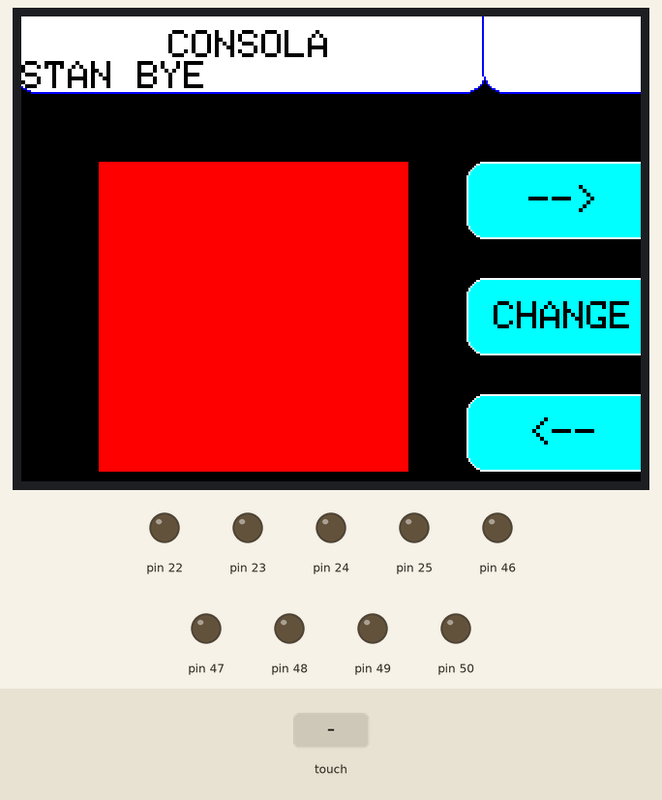
The sketch below on a simulated Arduino Mega 2560, built with avr-gcc and run on an emulated ATmega2560. On the bench: 320×240 colour display, output pins drawn as LEDs (lit = HIGH). Dashed ring = blinking. The inputs (shaded band) are chosen by the test bench. Pins used as bus, display or sensor lines are not drawn; what the sketch prints to the serial monitor is not drawn.

Above: at 7.3 s.
7.4 s: touch panel pressed at 38 % / 10 % of its raw x / y range
At 9.2 s:
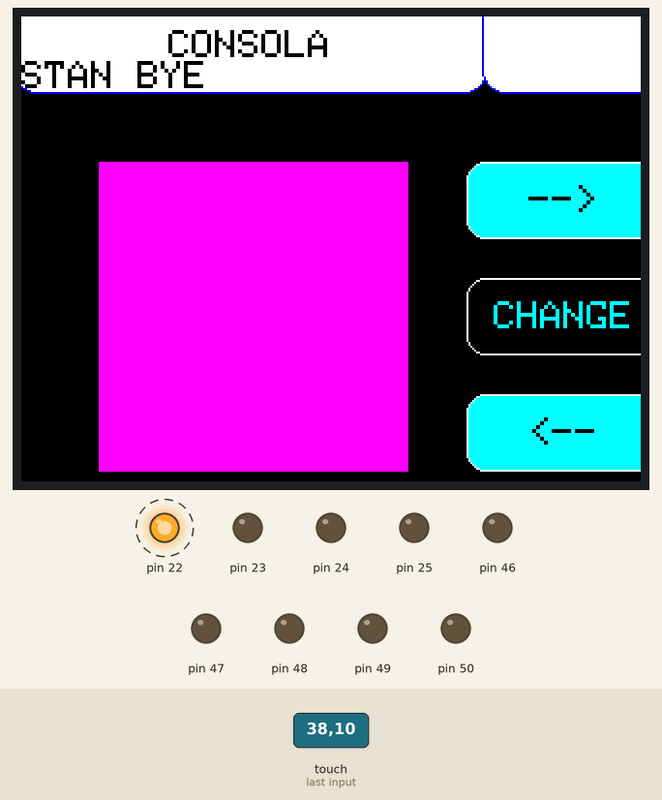
16.4 s: touch panel pressed at 62 % / 10 % of its raw x / y range
At 18.63 s:
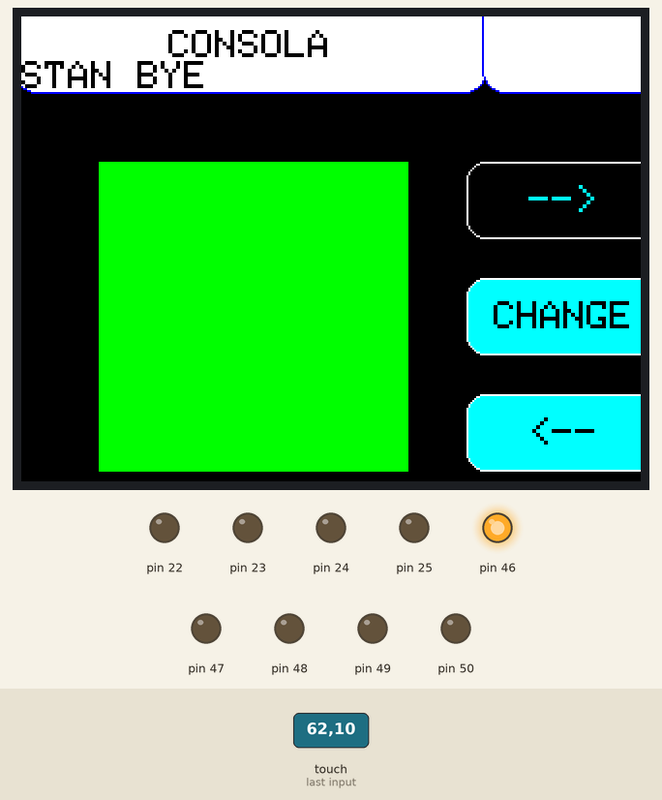
19.4 s: touch panel pressed at 13 % / 10 % of its raw x / y range
At 21.68 s:
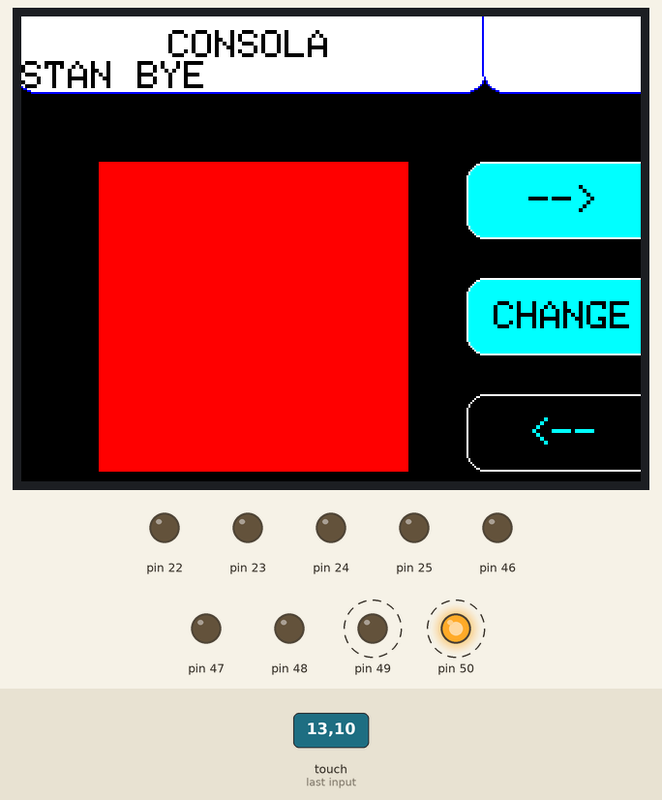
22.4 s: touch panel pressed at 38 % / 10 % of its raw x / y range
At 28.1 s:
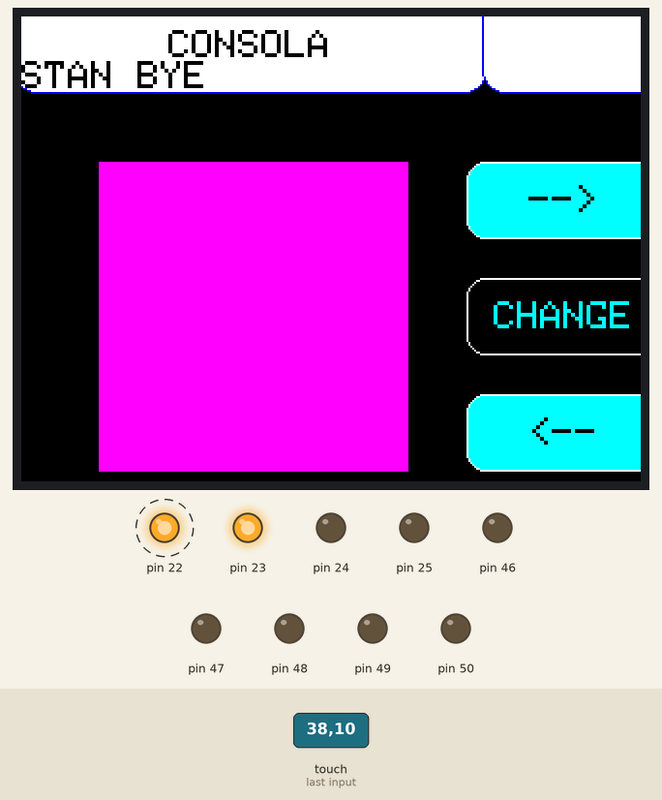
Timing chart, 0 to 36.1 s (numbered marks = the images above; inputs shaded):
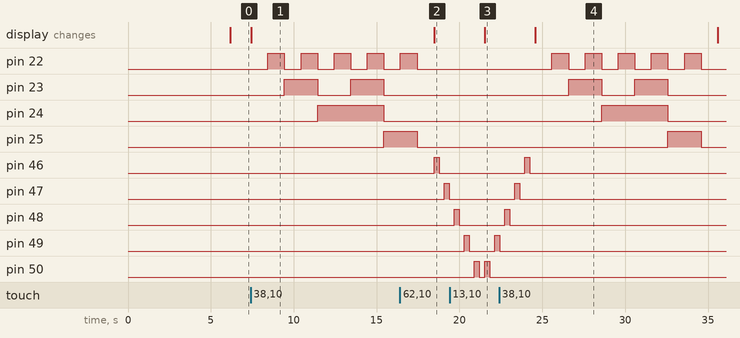

Measured:
- after the input at 7.4 s, pin 22: alternates HIGH for 1.0 s and LOW for 1.0 s, starting after 1.0 s; pin 23: alternates HIGH for 2.0 s and LOW for 2.0 s, starting after 2.0 s; pin 24: LOW → HIGH after 4.0 s, → LOW 4.0 s later; pin 25: LOW → HIGH after 8.0 s; the display: changes at once (image 1)
- after the input at 16.4 s, pin 46: LOW → HIGH after 2.1 s, → LOW 0.30 s later; pin 47: LOW → HIGH after 2.7 s, → LOW 0.30 s later; the display: changes after 2.1 s (image 2)
- after the input at 19.4 s, the display: changes after 2.1 s (image 3)
- after the input at 22.4 s, pin 22: alternates HIGH for 1.0 s and LOW for 1.0 s, 10 changes in all, then stays LOW, starting after 3.2 s; pin 23: alternates HIGH for 2.0 s and LOW for 2.0 s, 4 changes in all, then stays LOW, starting after 4.2 s
- by itself, pin 50: alternates HIGH for 0.30 s and LOW for 0.35 s

The sketch:

Cuatro_Boton.ino
```cpp
// Horientacion Landscape:

#define LCD_CS A3 // Chip Select goes to Analog 3
#define LCD_CD A2 // Command/Data goes to Analog 2
#define LCD_WR A1 // LCD Write goes to Analog 1
#define LCD_RD A0 // LCD Read goes to Analog 0
#define LCD_RESET A4 // Can alternately just connect to Arduino's reset pin

#include <SPI.h>          // f.k. for Arduino-1.5.2
#include <Adafruit_GFX.h>
#include <MCUFRIEND_kbv.h>
MCUFRIEND_kbv tft;
#include <TouchScreen.h>

//Libreria de la hora:
#include <TimeLib.h>

#define MINPRESSURE 200
#define MAXPRESSURE 1000

// Definiciones para el panel táctil y calibración en rotación 1
const int XP = 8, XM = A2, YP = A3, YM = 9; //320x480 ID=0x9486
const int TS_LEFT=966, TS_RT=82, TS_TOP=917, TS_BOT=119; // Ajustados para rotación 1

// Inicialización del touch screen
TouchScreen ts = TouchScreen(XP, YP, XM, YM, 300);

Adafruit_GFX_Button on_btn, off_btn, ch_btn, mas_btn, menos_btn, consola_btn, stanBay_btn;

int pixel_x, pixel_y; // Variables globales actualizadas por Touch_getXY()

int tiempo = 300; //Se agregan leds
int pin;

int numeroDecimal;
int numeroBinario;
int numero_inicial = 0;

// variable de incio del programa
bool inicio = true;

// Función para obtener coordenadas del touch
bool Touch_getXY(void) {
    TSPoint p = ts.getPoint();
    pinMode(YP, OUTPUT); // Restaurar pines compartidos
    pinMode(XM, OUTPUT);
    digitalWrite(YP, HIGH); // Debido a los pines de control del TFT
    digitalWrite(XM, HIGH);

    bool pressed = (p.z > MINPRESSURE && p.z < MAXPRESSURE);
    if (pressed) {
        // Ajustar mapeo para la rotación 1
        pixel_x = map(p.y, TS_TOP, TS_BOT, 0, tft.width());
        pixel_y = map(p.x, TS_LEFT, TS_RT, 0, tft.height());
    }
    return pressed;
}

// Definición de colores
#define BLACK 0x0000
#define BLUE 0x001F
#define RED 0xF800
#define GREEN 0x07E0
#define CYAN 0x07FF
#define MAGENTA 0xF81F
#define YELLOW 0xFFE0
#define WHITE 0xFFFF

void setup(void) {
    Serial.begin(9600);
    uint16_t ID = tft.readID();
    Serial.print("TFT ID = 0x");
    Serial.println(ID, HEX);
    Serial.println("Calibrate for your Touch Panel");
    if (ID == 0xD3D3) ID = 0x9486; // Para shields write-only
    tft.begin(ID);
    tft.setRotation(1); // Cambiar a rotación 1
    imagenInicio(); // Llamada a la imagen de incio
    tft.fillScreen(BLACK);

    // Ajustar coordenadas y tamaños de los botones para rotación 1
    on_btn.initButton(&tft, 280, 95, 100, 40, WHITE, CYAN, BLACK, "-->", 2);
    ch_btn.initButton(&tft, 280, 155, 100, 40, WHITE, CYAN, BLACK, "CHANGE", 2);
    off_btn.initButton(&tft, 280, 215, 100, 40, WHITE, CYAN, BLACK, "<--", 2);
    mas_btn.initButton(&tft, 410, 95, 100, 40, WHITE, CYAN, BLACK, "++", 2);
    menos_btn.initButton(&tft, 410, 215, 100, 40, WHITE, CYAN, BLACK, "--", 2);
    consola_btn.initButton(&tft, 118, 15, 245, 50, BLUE, WHITE, BLACK, "CONSOLA", 2);
    stanBay_btn.initButton(&tft, 360, 15, 245, 50, BLUE, WHITE, BLACK, "STAN BYE", 2);
    on_btn.drawButton(false);
    off_btn.drawButton(false);
    ch_btn.drawButton(false);
    menos_btn.drawButton(false);
    mas_btn.drawButton(false);
    consola_btn.drawButton(false);
    stanBay_btn.drawButton(false);

    // Dibujo inicial del rectángulo
    tft.fillRect(40, 75, 160, 160, RED); // Ajustar dimensiones y posición para rotación 1

    // Establece los pines para los leds
    for(pin = 46; pin <= 50; pin++){
    pinMode(pin, OUTPUT);
    }

    // Establece los pines para el display
    for(pin = 22; pin <= 25; pin++){
    pinMode(pin, OUTPUT);
    }

    //Estblece la hora:
    setTime(0,0,0,29,9,2024);//hr,mm,s,d,m,y
}

// Array de botones para manejar en lista
Adafruit_GFX_Button *buttons[] = { &on_btn, &off_btn, &ch_btn, &mas_btn, &menos_btn, NULL };
Adafruit_GFX_Button *buttonsGeneral[] = { &consola_btn, &stanBay_btn, NULL };

// Actualización del estado de un botón y redibujar si es necesario
bool update_button(Adafruit_GFX_Button *b, bool down) {
    b->press(down && b->contains(pixel_x, pixel_y));
    if (b->justReleased()) b->drawButton(false);
    if (b->justPressed()) b->drawButton(true);
    return down;
}

// Actualización de todos los botones en la lista
bool update_button_list(Adafruit_GFX_Button **pb) {
    bool down = Touch_getXY();
    for (int i = 0; pb[i] != NULL; i++) {
        update_button(pb[i], down);
    }
    return down;
}

// Inicio de las secuancias
void secuencia_uno(){
  for(pin = 46; pin <= 50; pin++){
    digitalWrite(pin, HIGH);
    delay(tiempo);
    digitalWrite(pin, LOW);
    delay(tiempo);
  }
}

void secuencia_dos(){
  for(pin = 50; pin >= 46; pin--){
    digitalWrite(pin, HIGH);
    delay(tiempo);
    digitalWrite(pin, LOW);
    delay(tiempo);
  }
}
// Fin de las secuancias

// Convercion a binario
int binario(int x){
  digitalWrite(22, bitRead(x,0)); //Escribimos el valor del bit 0
  digitalWrite(23, bitRead(x,1)); //Escribimos el valor del bit 1
  digitalWrite(24, bitRead(x,2)); //Escribimos el valor del bit 2
  digitalWrite(25, bitRead(x,3)); //Escribimos el valor del bit 3
}
// Fin binario

// Suma de numeros en el display
void mas(){
  if(numero_inicial == 9){
    numero_inicial = 0;
    binario(numero_inicial);
    secuencia_uno();
  }
  else{
    numero_inicial ++;
    binario(numero_inicial);
  }
  delay(200);
}

// Resta de numeros en el display
void menos(){
  if(numero_inicial == 0){
    numero_inicial = 9;
    binario(numero_inicial);
    secuencia_dos();
  }
  else{
    numero_inicial --;
    binario(numero_inicial);
  }
  delay(200);
}
// Fin metodos del display

// Aca incia los metodos para agregar la hora y fecha a la pantalla
void reloj(){
  String tiempo = String(hour()) + ":" + dato(minute()) + ":" + dato(second());
  hora(10, 280, tiempo);
  String fecha = dato(day()) + "-" + dato(month()) + "-" + String(year());
  hora(295, 280, fecha);
}

void hora(int x, int y, String texto){
  tft.setCursor(x, y);
  tft.setTextSize(3);
  tft.setTextColor(WHITE, BLACK); // Establece el color del texto y el color de fondo
  tft.println(texto);
}

String dato(int digit){
  String dt = String("0") + digit;
  return dt.substring(dt.length()-2);
}
//Fin de agregar fecha y hora

//Metodo para agregar una imagen:
void imagenFondo(){
  tft.fillScreen(BLACK);
  //Agrarrar la imagen:
  extern const uint8_t fondoPaisajeRio[];
  tft.setAddrWindow(180, 150, 180+120, 150+66); // x0, y0, x1, y1
  tft.pushColors(fondoPaisajeRio, 120*66, 1);
}

void imagenInicio(){
  tft.fillScreen(WHITE);
  //Agrarrar la imagen:
  hora(165, 100, "BIENVENIDO");
  extern const uint8_t fondoPaisajeBlancoYNegro[];
  tft.setAddrWindow(180, 150, 180+150, 150+82); // x0, y0, x1, y1
  tft.pushColors(fondoPaisajeBlancoYNegro, 150*82, 1);
  delay(5000);
}

//Fin de imagenes

//Metodo general de los botones
void metodoGeneral(){
  reloj();
  update_button_list(buttonsGeneral);
  update_button_list(buttons); // Usar la función auxiliar para actualizar botones
  if (on_btn.justPressed()) {
      tft.fillRect(40, 75, 160, 160, GREEN); // Ajustar dimensiones y posición para rotación 1
      secuencia_uno();
  }
  if (off_btn.justPressed()) {
      tft.fillRect(40, 75, 160, 160, RED); // Ajustar dimensiones y posición para rotación 1
      secuencia_dos();
  }
  if (ch_btn.justPressed()) {
      tft.fillRect(40, 75, 160, 160, MAGENTA); // Ajustar dimensiones y posición para rotación 1
      for(numeroDecimal = 0; numeroDecimal <= 9; numeroDecimal++){
        numeroBinario = binario(numeroDecimal);
        delay(1000);
      }
      binario(0);// Regresamos a cero
      delay(1000);
  }
  if (mas_btn.justPressed()) {
      mas();// Llamanda al metodo mas
  }
  if (menos_btn.justPressed()) {
      menos(); // Llamanda al metodo menos
  }
}
//Fin del metod general

//Metodo de stan bay
void metodoStanBay(){
  imagenFondo();
  for (int i = 0; buttonsGeneral[i] != NULL; i++) {
      buttonsGeneral[i]->drawButton(false); // Redibuja botones generales
  }
}
//Fin del metodo


void loop() {
  if(inicio == true){
    metodoGeneral(); //Se muestran los botones de incio
  }
  else if(inicio == false){//en esta parte se muestra la parte cuando se accede a stanbye
    reloj();
    update_button_list(buttonsGeneral); //Se actualizan los botones principales
  }
  if (consola_btn.justPressed()) {//Aca es cuando se preciona el boton de la consola
    tft.fillScreen(BLACK);//Se actauliza el fondo de pantalla
    for (int i = 0; buttonsGeneral[i] != NULL; i++) {
      buttonsGeneral[i]->drawButton(false); // Redibuja botones generales
    }
    for (int i = 0; buttons[i] != NULL; i++) {
      buttons[i]->drawButton(false); // Redibuja botones de la pantalla principal
    }
    tft.fillRect(40, 75, 160, 160, RED);//Redibuja el cuadrado de color rojo
    inicio = true;
  }
  if (stanBay_btn.justPressed()) {//Cuando se preciona el boton de stanbye
    metodoStanBay();
    inicio = false;
  }
}


/*
//Horinetacion Portrain

#include <Adafruit_GFX.h>
#include <MCUFRIEND_kbv.h>
MCUFRIEND_kbv tft;
#include <TouchScreen.h>

#define MINPRESSURE 200
#define MAXPRESSURE 1000

// Definiciones para el panel táctil y calibración
const int XP=8, XM=A2, YP=A3, YM=9; //320x480 ID=0x9486
const int TS_LEFT=119, TS_RT=917, TS_TOP=966, TS_BOT=82;

// Inicialización del touch screen
TouchScreen ts = TouchScreen(XP, YP, XM, YM, 300);

Adafruit_GFX_Button on_btn, off_btn;

int pixel_x, pixel_y;     // Variables globales actualizadas por Touch_getXY()

// Función para obtener coordenadas del touch
bool Touch_getXY(void) {
    TSPoint p = ts.getPoint();
    pinMode(YP, OUTPUT);      // Restaurar pines compartidos
    pinMode(XM, OUTPUT);
    digitalWrite(YP, HIGH);   // Debido a los pines de control del TFT
    digitalWrite(XM, HIGH);

    bool pressed = (p.z > MINPRESSURE && p.z < MAXPRESSURE);
    if (pressed) {
        pixel_x = map(p.x, TS_LEFT, TS_RT, 0, tft.width());
        pixel_y = map(p.y, TS_TOP, TS_BOT, 0, tft.height());
    }
    return pressed;
}

// Definición de colores
#define BLACK   0x0000
#define BLUE    0x001F
#define RED     0xF800
#define GREEN   0x07E0
#define CYAN    0x07FF
#define MAGENTA 0xF81F
#define YELLOW  0xFFE0
#define WHITE   0xFFFF

void setup(void) {
    Serial.begin(9600);
    uint16_t ID = tft.readID();
    Serial.print("TFT ID = 0x");
    Serial.println(ID, HEX);
    Serial.println("Calibrate for your Touch Panel");
    if (ID == 0xD3D3) ID = 0x9486; // Para shields write-only
    tft.begin(ID);
    tft.setRotation(1);            // Modo retrato
    tft.fillScreen(BLACK);

    // Inicialización de botones
    on_btn.initButton(&tft, 60, 200, 100, 40, WHITE, CYAN, BLACK, "ON", 2);
    off_btn.initButton(&tft, 180, 200, 100, 40, WHITE, CYAN, BLACK, "OFF", 2);
    on_btn.drawButton(false);
    off_btn.drawButton(false);

    // Dibujo inicial del rectángulo
    tft.fillRect(40, 80, 160, 80, RED);
}

// Array de botones para manejar en lista
Adafruit_GFX_Button *buttons[] = {&on_btn, &off_btn, NULL};

// Actualización del estado de un botón y redibujar si es necesario
bool update_button(Adafruit_GFX_Button *b, bool down) {
    b->press(down && b->contains(pixel_x, pixel_y));
    if (b->justReleased()) b->drawButton(false);
    if (b->justPressed()) b->drawButton(true);
    return down;
}

// Actualización de todos los botones en la lista
bool update_button_list(Adafruit_GFX_Button **pb) {
    bool down = Touch_getXY();
    for (int i = 0; pb[i] != NULL; i++) {
        update_button(pb[i], down);
    }
    return down;
}

void loop(void) {
    update_button_list(buttons);  // Usar la función auxiliar para actualizar botones
    if (on_btn.justPressed()) {
        tft.fillRect(40, 80, 160, 80, GREEN);
    }
    if (off_btn.justPressed()) {
        tft.fillRect(40, 80, 160, 80, RED);
    }
}
*/
```

Source omitted: fondo.c (data table, 186444 bytes)
